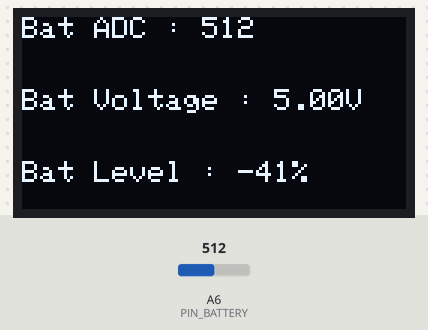
The sketch below on a simulated Arduino Nano, built with avr-gcc and run on an emulated ATmega328P. Shown: 128×64 one-colour display. The inputs (shaded band) are chosen by the test bench; at power-on: A6 (PIN_BATTERY) = 512.

Above: at 1.2 s.
1.3 s: A6 (PIN_BATTERY) set to 716
At 3.2 s:
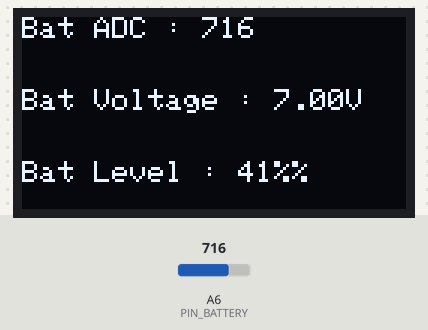
3.5 s: A6 (PIN_BATTERY) set to 900
At 5.3 s:
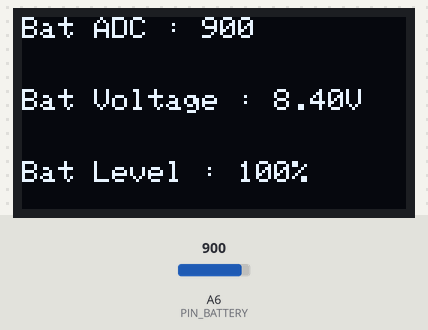
5.6 s: A6 (PIN_BATTERY) set to 1023
At 7.6 s:
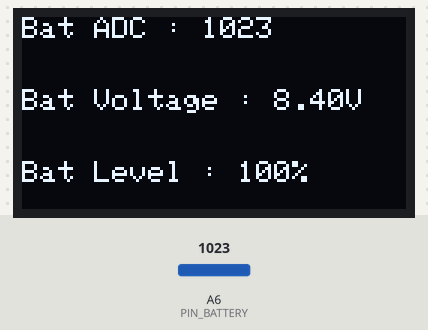
Timing chart, 0 to 9.1 s (numbered marks = the images above; inputs shaded):
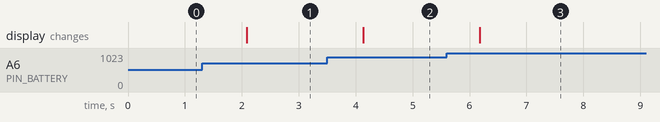

The sketch:

07_Battery_Level_Detection.ino
```cpp
/**********************************************************************
  Description : Read battery voltage.
  Auther      : www.adeept.com
**********************************************************************/
#include <Wire.h>
#include <SSD1306AsciiWire.h>
#include "Adeept_Battery_For_Arduino.h"

SSD1306AsciiWire display;

void setup() {
  // Initialize OLED
  Wire.begin();
  Wire.setClock(400000L);
  display.begin(&Adafruit128x64, 0x3C);
  display.setFont(Adafruit5x7);
  display.clear();
}

void loop() {
  display.set1X();
  display.setCursor(0, 0); // Center display
  display.print("Bat ADC : ");
  display.print(Get_Battery_Voltage_ADC());//Gets the battery ADC value
  display.setCursor(0, 3); // Center display
  display.print("Bat Voltage : ");
  display.print(Get_Battery_Voltage());      //Get the battery voltage value
  display.print("V");
  display.setCursor(0, 6); // Center display
  display.print("Bat Level : ");
  display.print(Get_Battery_ratio());
  display.print("%");
  delay(1000);
}
```

Adeept_Battery_For_Arduino.cpp
```cpp
#include <Arduino.h>
#include "Adeept_Battery_For_Arduino.h"

////////////////////Battery drive area/////////////////////////////////////
float batteryVoltage = 0;       //Battery voltage variable
int R1 = 100;
int R2 = 100;
float baseVoltage = 6;

//Gets the battery ADC value
int Get_Battery_Voltage_ADC(void)
{
  //pinMode(PIN_BATTERY, INPUT);
  int batteryADC = 0;
  for (int i = 0; i < 5; i++)
    batteryADC += analogRead(PIN_BATTERY);
  return batteryADC / 5;
}

//Get the battery voltage value
float Get_Battery_Voltage(void)
{
  int batteryADC = Get_Battery_Voltage_ADC();
  batteryVoltage = ((float)batteryADC/(float)1023) * 5 * 2;
  if(batteryVoltage >= 8.4){
    batteryVoltage = 8.4;
  }
  return batteryVoltage;
}

int Get_Battery_ratio(void)
{
  float voltage = Get_Battery_Voltage();
  return (voltage - baseVoltage)*100/(8.4 - baseVoltage) ;
}
```

Adeept_Battery_For_Arduino.h
```cpp
#include <Arduino.h>

////////////////////Battery drive area/////////////////////////////////////
#define PIN_BATTERY        A6        //Set the battery detection voltage pin

// extern float batteryCoefficient;    //Set the proportional coefficient

int Get_Battery_Voltage_ADC(void);   //Gets the battery ADC value
float Get_Battery_Voltage(void);     //Get the battery voltage value
int Get_Battery_ratio(void);
```

Measured:
- after the input at 1.3 s, the display: changes after 0.78 s (image 1)
- after the input at 3.5 s, the display: changes after 0.63 s (image 2)
- after the input at 5.6 s, the display: changes after 0.58 s (image 3)
